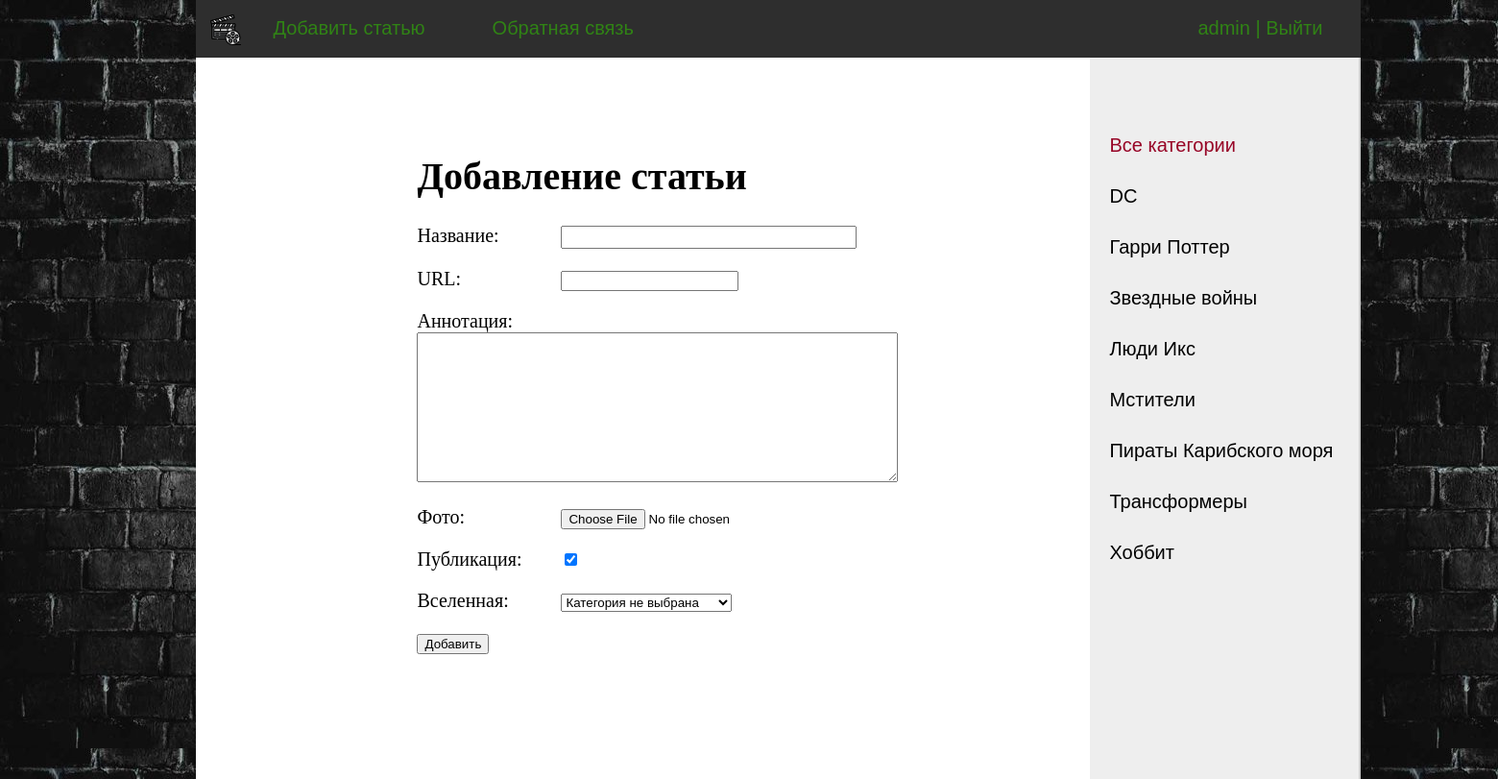
Screenshot of /addpage/ (signed in) with the database file from the repository.
### movie_universes/models.py (models this page shows)
class MovieUniverses(models.Model):
    name = models.CharField(max_length=100, db_index=True, verbose_name="Вселенная")
    slug = models.SlugField(max_length=255, unique=True, db_index=True, verbose_name="URL")
    def __str__(self):
        return self.name
    def get_absolute_url(self):
        return reverse('universe', kwargs={'cat_slug': self.slug})
    class Meta:
        verbose_name = 'Киновселенная'
        verbose_name_plural = 'Киновселенные'
        ordering = ['id']

### movie_universes/views.py (the view)
# urls.py: path('addpage/', AddPage.as_view(), name='add_page'),
class AddPage(LoginRequiredMixin, DataMixin, CreateView):
    form_class = AddPostForm
    template_name = 'movie_universes/addpage.html'
    success_url = reverse_lazy('home')
    login_url = reverse_lazy('home')
    raise_exception = True
    def get_context_data(self, *, object_list=None, **kwargs):
        context = super().get_context_data(**kwargs)
        c_def = self.get_user_context(title="Добавление статьи")
        return dict(list(context.items()) + list(c_def.items()))

### movie_universes/forms.py (shortened to what this page needs)
class AddPostForm(forms.ModelForm):
    def __init__(self, *args, **kwargs):
        super().__init__(*args, **kwargs)
        self.fields['cat'].empty_label = "Категория не выбрана"
    class Meta:
        model = MovieInformation
        fields = ['title', 'slug', 'content', 'photo', 'is_published', 'cat']
        widgets = {
            'title': forms.TextInput(attrs={'class': 'form-input'}),
            'content': forms.Textarea(attrs={'cols': 60, 'rows': 10}),
        }

### movie_universes/utils.py (called while the page is built)
    def get_user_context(self, **kwargs):
        context = kwargs
        cats = cache.get('cats')
        if not cats:
            cats = MovieUniverses.objects.annotate(Count('movieinformation'))
            cache.set('cats', cats, 60)
        user_menu = menu.copy()
        context['button'] = button
        if not self.request.user.is_authenticated:
            user_menu.pop(0)
            del context['button']
        context['menu'] = user_menu
        context['cats'] = cats
        if 'cat_selected' not in context:
            context['cat_selected'] = 0
        return context

### movie_universes/templates/movie_universes/addpage.html (shortened to what this page needs)
{% extends 'movie_universes/base.html' %}
{% block content %}
<h1>{{title}}</h1>
<form action="{% url 'add_page' %}" method="post" enctype="multipart/form-data">
{% for f in form %}
<p><label class="form-label" for="{{ f.id_for_label }}">{{f.label}}: </label>{{ f }}</p>
{% endfor %}
    <button type="submit">Добавить</button>
</form>
{% endblock %}

### movie_universes/templates/movie_universes/base.html (shortened to what this page needs)
{% load static %}
<!DOCTYPE html>
<html>
<head>
    <link type="text/css" href="{% static 'movie_universes/css/styles.css' %}" rel="stylesheet"/>
</head>
<body>
<table class="table-page" border=0 cellpadding="0" cellspacing="0">
    <tr>
        <td class="empty-blank ">
            <div>&nbsp;</div>
        </td>
        <td valign=top>
            {% block mainmenu %}
            <div class="header">
                <ul id="mainmenu" class="mainmenu">
                    <li class="logo"><a href="{% url 'home' %}">
                        <div class="logo"></div>
                    </a></li>
                    {% for m in menu %}
                    <li><a href="{% url m.url_name %}">{{m.title}}</a></li>
                    {% endfor %}
                    {% if request.user.is_authenticated %}
                    <li class="last"> {{user.username}} | <a href="{% url 'logout' %}">Выйти</a></li>
                    {% else %}
                    <li class="last"><a href="{% url 'register' %}">Регистрация</a> | <a
                            href="{% url 'login' %}">Войти</a></li>
                    {% endif %}
                </ul>
            </div>
            {% endblock mainmenu %}
            <table class="table-content" border=0 cellpadding="0" cellspacing="0">
                <tr>
                    <td valign="top" class="content">
                        <div class="content-text">
                            {% block content %}
                            {% endblock %}
                    </td>
                    <td valign="top" class="left-chapters">
                        <ul id="leftchapters">
                            {% if cat_selected == 0 %}
                            <li class="selected">Все категории</li>
                            {% else %}
                            <li><a href="{% url 'home' %}">Все категории</a></li>
                            {% endif %}
                            {% for c in cats %}
                            {% if c.movieinformation__count > 0 %}
                            {% if c.pk == cat_selected %}
                            <li class="selected">{{c.name}}</li>
                            {% else %}
                            <li><a href="{{ c.get_absolute_url }}">{{c.name}}</a></li>
                            {% endif %}
                            {% endif %}
                            {% endfor %}
                        </ul>
                    </td>
                </tr>
            </table>
        </td>
        <td class="empty-blank">
            <div>&nbsp;</div>
        </td>
    </tr>
</table>
</body>
</html>

### movie_universes/static/movie_universes/css/styles.css (style rules this page uses)
html, body { font-family: 'Arial'; margin: 0; padding: 0; height: 100%; width: 100%; color: #444; }
.table-page { width: 100%; height: 100%; vertical-align: top; }
.table-page tr { height: 100%; }
.header { background: #2e2e2e; height: 60px; }
.logo { background: url('../images/logo.png') no-repeat 15px 15px; width: 50px; height: 50px; }
ul.mainmenu { list-style: none; margin: 0; padding: 0; height: 60px; color: #308315; font-size: 20px; overflow: hidden; }
ul.mainmenu li { float: left; margin: 18px 40px 0 30px; }
ul.mainmenu li.logo { margin: 0; }
ul.mainmenu li.last { float: right; }
ul.mainmenu li a { color: #308315; text-decoration: none; }
.table-content { width: 100%; min-height: 95%; height: 95%; }
.left-chapters { margin: 0; background: #eee; border-right: 2px solid #ccc; min-height: 80%; }
.left-chapters ul { width: 250px; min-height: 85%; margin: 0; padding: 50px 10px 50px 20px; list-style: none; font-size: 20px; background: #eee; }
.left-chapters ul li { margin: 30px 0 0 0; color: #999; }
.left-chapters ul li.selected { color: #970426; }
.left-chapters ul li a { color: #000; text-decoration: none; }
.content { padding: 40px 200px 130px 200px; width: 100%; min-height: 100%; box-sizing: border-box; }
.content-text { margin: 60px 0 0 30px; color: #000; font-size: 20px; font-family: Yandex Sans Display Light; }
.form-input { width: 300px; font-size: 16px; }
.form-label { display: inline-block; min-width: 150px; vertical-align: top; }
.empty-blank { padding: 100px; min-height: 100%; background: url('../images/img.png'); }

### rows the page displays
MovieUniverses: name "DC"
MovieUniverses: name "Гарри Поттер"
MovieUniverses: name "Звездные войны"
MovieUniverses: name "Люди Икс"
MovieUniverses: name "Мстители"
MovieUniverses: name "Пираты Карибского моря"
MovieUniverses: name "Трансформеры"
MovieUniverses: name "Хоббит"

### other values shown
{{ m.title }} "Добавить статью" "Обратная связь"
{{ user.username }} "admin"
{{ title }} "Добавление статьи"
{{ f.label }} "Название" "URL" "Аннотация" "Фото" "Публикация" "Вселенная"
